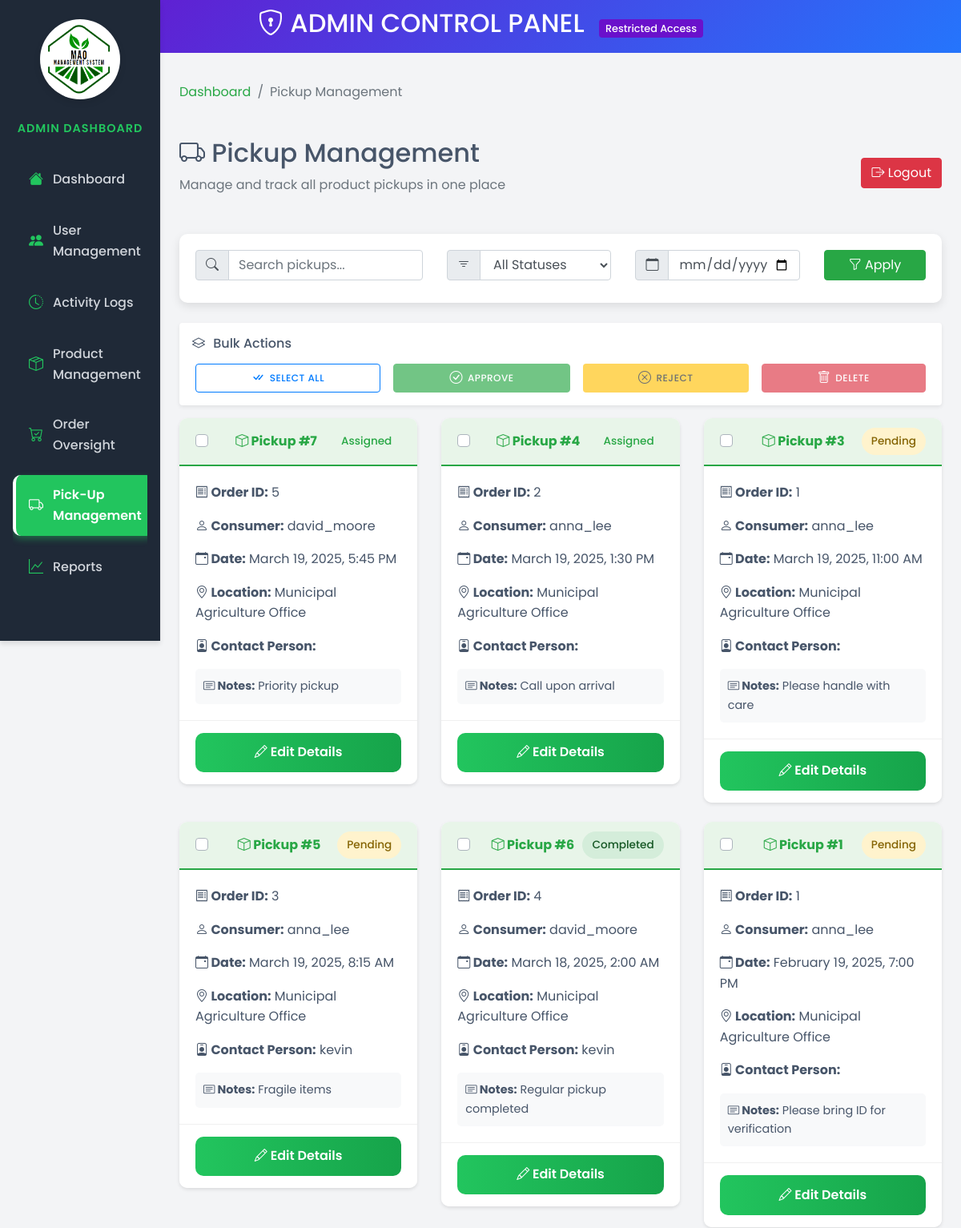
The app's page /views/admin/pickup-management.php (signed in, upper part), older data.
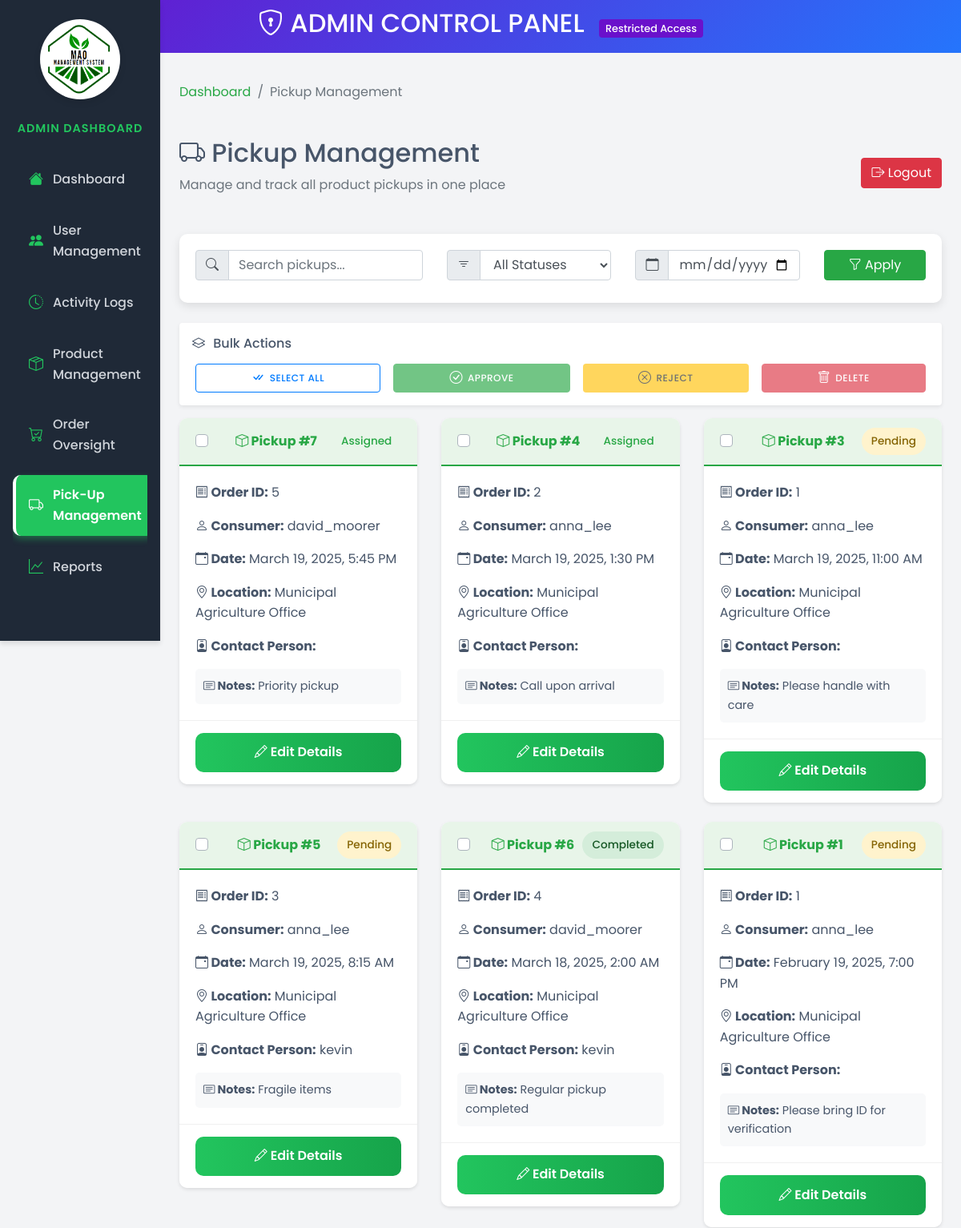
The same page, newer data.
### tables this page shows
CREATE TABLE `pickups` (
  `pickup_id` int(11) NOT NULL,
  `order_id` int(11) NOT NULL,
  `pickup_status` varchar(50) DEFAULT 'pending',
  `pickup_date` datetime DEFAULT NULL,
  `pickup_location` varchar(255) DEFAULT 'Municipal Agriculture Office',
  `pickup_notes` text DEFAULT NULL,
  `office_location` varchar(255) DEFAULT 'Municipal Agriculture Office',
  `contact_person` varchar(100) DEFAULT NULL
);

CREATE TABLE `users` (
  `user_id` int(11) NOT NULL,
  `username` varchar(50) NOT NULL,
  `password` varchar(255) NOT NULL,
  `email` varchar(100) NOT NULL,
  `role_id` int(11) DEFAULT NULL,
  `created_at` timestamp NOT NULL DEFAULT current_timestamp(),
  `updated_at` timestamp NOT NULL DEFAULT current_timestamp() ON UPDATE current_timestamp(),
  `first_name` varchar(100) NOT NULL,
  `last_name` varchar(100) NOT NULL,
  `contact_number` varchar(20) DEFAULT NULL,
  `address` text DEFAULT NULL
);

CREATE TABLE `orders` (
  `order_id` int(11) NOT NULL,
  `consumer_id` int(11) DEFAULT NULL,
  `order_status` enum('pending','completed','canceled') DEFAULT 'pending',
  `order_date` timestamp NOT NULL DEFAULT current_timestamp(),
  `pickup_details` text DEFAULT NULL
);

### views/admin/pickup-management.php (the view, shortened to what the changed rows need)
<?php
$database = new Database();
$conn = $database->connect();
$limit = 10;
$page = isset($_GET['page']) ? (int)$_GET['page'] : 1;
$offset = ($page - 1) * $limit;
$query = "SELECT
            p.pickup_id,
            o.order_id,
            c.username AS consumer_name,
            p.pickup_status,
            p.pickup_date,
            p.pickup_location,
            p.contact_person,
            p.pickup_notes
          FROM pickups AS p
          JOIN orders AS o ON p.order_id = o.order_id
          JOIN users AS c ON o.consumer_id = c.user_id";
$query .= " ORDER BY p.pickup_date DESC LIMIT :limit OFFSET :offset";
$stmt = $conn->prepare($query);
$stmt->bindValue(':limit', $limit, PDO::PARAM_INT);
$stmt->bindValue(':offset', $offset, PDO::PARAM_INT);
$stmt->execute();
$pickups = $stmt->fetchAll(PDO::FETCH_ASSOC);
?>
<!DOCTYPE html>
<html lang="en">
<head>
    <link href="https://stackpath.bootstrapcdn.com/bootstrap/4.5.2/css/bootstrap.min.css" rel="stylesheet">
    <link href="https://cdn.jsdelivr.net/npm/bootstrap-icons/font/bootstrap-icons.css" rel="stylesheet">
    <link rel="stylesheet" href="../../public/style/admin.css">
    <link rel="stylesheet" href="../../public/style/admin-sidebar.css">
    <link rel="stylesheet" href="../../public/style/pickup-management.css">
    <link rel="stylesheet" href="https://cdnjs.cloudflare.com/ajax/libs/bootstrap-datepicker/1.9.0/css/bootstrap-datepicker.min.css">
</head>
<body>
    <div class="admin-header text-center">
        <h2><i class="bi bi-shield-lock"></i> ADMIN CONTROL PANEL <span class="admin-badge">Restricted Access</span></h2>
    </div>
    <div class="container-fluid">
        <div class="row">
            <main role="main" class="col-md-9 ml-sm-auto col-lg-10 px-4 py-4 pickup-management-page">
                <div class="page-header">
                    <div>
                        <h1 class="h2"><i class="bi bi-truck"></i> Pickup Management</h1>
                    </div>
                </div>
                <?php if (count($pickups) > 0): ?>
                    <div class="row">
                        <?php foreach ($pickups as $pickup): ?>
                            <div class="col-md-6 col-lg-4">
                                <div class="card pickup-card mb-4">
                                    <div class="card-header d-flex justify-content-between align-items-center">
                                        <span class="font-weight-bold"><i class="bi bi-box"></i> Pickup #<?= htmlspecialchars($pickup['pickup_id']) ?></span>
                                        <span class="status-label status-<?= strtolower(str_replace(' ', '-', $pickup['pickup_status'])) ?>">
                                            <?= ucfirst(htmlspecialchars($pickup['pickup_status'])) ?>
                                        </span>
                                    </div>
                                    <div class="card-body">
                                        <p><strong><i class="bi bi-receipt"></i> Order ID:</strong> <?= htmlspecialchars($pickup['order_id']) ?></p>
                                        <p><strong><i class="bi bi-person"></i> Consumer:</strong> <?= htmlspecialchars($pickup['consumer_name']) ?></p>
                                        <p><strong><i class="bi bi-calendar-event"></i> Date:</strong> <?= htmlspecialchars(date("F j, Y, g:i A", strtotime($pickup['pickup_date']))) ?></p>
                                        <p><strong><i class="bi bi-geo-alt"></i> Location:</strong> <?= htmlspecialchars($pickup['pickup_location']) ?></p>
                                        <p>
                                            <strong><i class="bi bi-person-badge"></i> Contact Person:</strong>
                                            <?= htmlspecialchars($pickup['contact_person']) ?>
                                        </p>
                                        <div class="pickup-notes">
                                            <strong><i class="bi bi-card-text"></i> Notes:</strong> <?= htmlspecialchars($pickup['pickup_notes'] ?: 'No notes available') ?>
                                        </div>
                                    </div>
                                    <div class="card-footer">
                                        <button type="button" class="btn btn-primary btn-block edit-pickup-btn"
                                                data-toggle="modal"
                                                data-target="#editPickupModal"
                                                data-pickup-id="<?= htmlspecialchars($pickup['pickup_id']) ?>"
                                                data-pickup-status="<?= htmlspecialchars($pickup['pickup_status']) ?>"
                                                data-pickup-date="<?= htmlspecialchars($pickup['pickup_date']) ?>"
                                                data-pickup-location="<?= htmlspecialchars($pickup['pickup_location']) ?>"
                                                data-contact-person="<?= htmlspecialchars($pickup['contact_person']) ?>"
                                                data-pickup-notes="<?= htmlspecialchars($pickup['pickup_notes']) ?>">
                                            <i class="bi bi-pencil"></i> Edit Details
                                        </button>
                                    </div>
                                </div>
                            </div>
                        <?php endforeach; ?>
                    </div>
                <?php endif; ?>
            </main>
        </div>
    </div>
</body>
</html>

Row changes from the older to the newer data that the page shows:
changed through a linked row, pickups "March 19, 2025, 5:45 PM": users.username "david_moore" → "david_moorer"
changed through a linked row, pickups "March 18, 2025, 2:00 AM": users.username "david_moore" → "david_moorer"
